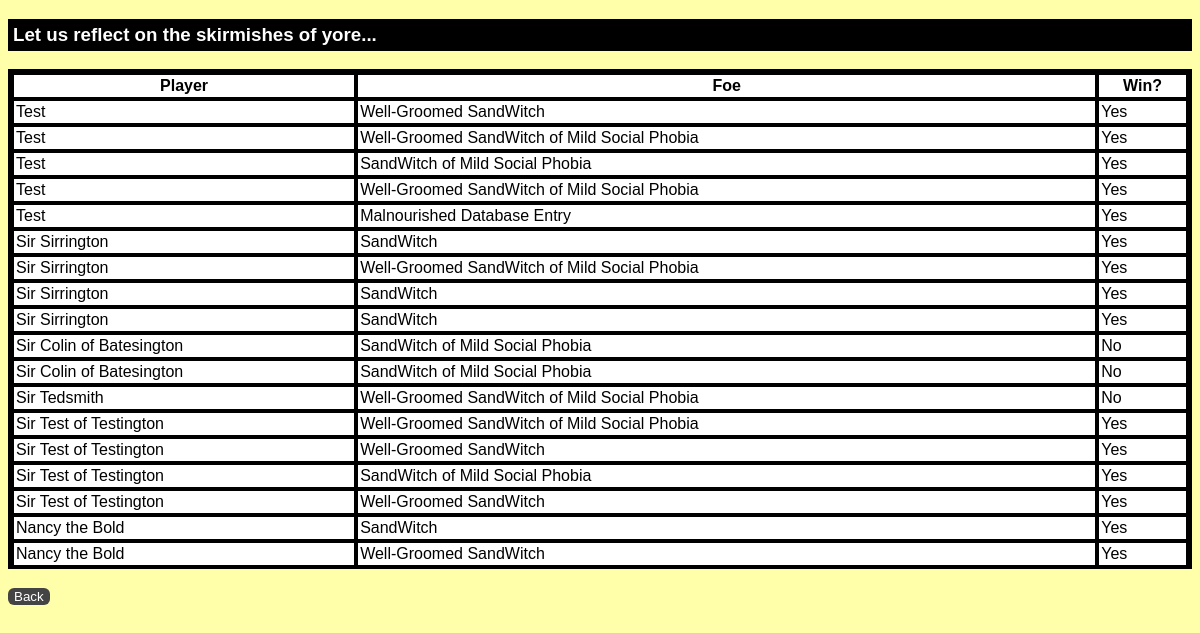
/fighthistory.php, run on the app's committed database.
### tables this page shows
CREATE TABLE IF NOT EXISTS `players` (
  `player_id` int(11) NOT NULL,
  `equipped_item_id` int(11) NOT NULL,
  `name` varchar(100) NOT NULL,
  `exp_until_lvlup` int(11) NOT NULL,
  `battles_left` int(11) NOT NULL
);

CREATE TABLE IF NOT EXISTS `monsters` (
`monster_id` int(11) NOT NULL,
  `monster_modifier` int(11) NOT NULL,
  `name` varchar(100) NOT NULL
);

CREATE TABLE IF NOT EXISTS `battleground` (
  `player_id` int(11) NOT NULL,
  `monster_id` int(11) NOT NULL,
  `equipment_reward_1` int(11) DEFAULT NULL,
  `equipment_reward_2` int(11) DEFAULT NULL,
  `exp_reward` int(11) NOT NULL,
  `battle_won` tinyint(1) NOT NULL
);

### fighthistory.php (the view, shortened to what this page needs)
<!DOCTYPE html>
<html>
	<head>
		<link rel="stylesheet" type="text/css" href="final.css">
	</head>
	<body>
		<h3>Let us reflect on the skirmishes of yore...</h3>
		<div class='scroll_table'><table class='scroll_table_width'>
			<tr><th>Player</th><th>Foe</th><th>Win?</th></tr>
		<?php
			$db = database_connect();
			$query = "SELECT player_id, monster_id, battle_won FROM battleground;";
			$result = $db->query($query);
			for($i = 0; $i < $result->num_rows; $i++) {
				$won = "";
				$result->data_seek($i);
				$row = $result->fetch_assoc();
				$query = "SELECT name FROM players WHERE player_id = " . $row['player_id'] . ";";
				$player_res = $db->query($query);
				$player_res->data_seek(0);
				$player_row = $player_res->fetch_assoc();
				$player_name = $player_row['name'];
				$query = "SELECT name FROM monsters WHERE monster_id = " . $row['monster_id'] . ";";
				$monster_res = $db->query($query);
				$monster_res->data_seek(0);
				$monster_row = $monster_res->fetch_assoc();
				$monster_name = $monster_row['name'];
				if ($row['battle_won'] == 0)
					$won = "No";
				else
					$won = "Yes";
				echo "<tr><td>" . $player_name . "</td><td>" . $monster_name . "</td><td>" . $won . "</td></tr>";
			}
		?>
		</table></div><br/>
		<a href='battleground.php'><button class='submit'>Back</button></a>
	</body>
</html>

### final.css (style rules this page uses)
h3 { color: white; background-color: black; padding: 5px; }
table, td, th { border: 1px solid black; padding: 2px; }
table { background-color: black; box-shadow: 2px 2px grey; }
td, th { background-color: white; }
body { font-family: "Arial Black", Gadget, sans-serif; background-color: #FFFFAA; }
.submit { background-color: #444; -moz-border-radius: 5px; -webkit-border-radius: 5px; border-radius:6px; color: #fff; text-decoration: none; cursor: pointer; border:none; }
.scroll_table { height: 500px; overflow-y: scroll; overflow-x: hidden; }
.scroll_table_width { width: 100%; }

### data on the page
players: name "Test"
monsters: name "Well-Groomed SandWitch"
battleground: battle_won "Yes"
monsters: name "Well-Groomed SandWitch of Mild Social Phobia"
battleground: battle_won "Yes"
monsters: name "SandWitch of Mild Social Phobia"
battleground: battle_won "Yes"
monsters: name "Well-Groomed SandWitch of Mild Social Phobia"
battleground: battle_won "Yes"
monsters: name "Malnourished Database Entry"
battleground: battle_won "Yes"
players: name "Sir Sirrington"
monsters: name "SandWitch"
battleground: battle_won "Yes"
monsters: name "Well-Groomed SandWitch of Mild Social Phobia"
battleground: battle_won "Yes"
monsters: name "SandWitch"
battleground: battle_won "Yes"
monsters: name "SandWitch"
battleground: battle_won "Yes"
players: name "Sir Colin of Batesington"
monsters: name "SandWitch of Mild Social Phobia"
battleground: battle_won "No"
monsters: name "SandWitch of Mild Social Phobia"
battleground: battle_won "No"
players: name "Sir Tedsmith"
monsters: name "Well-Groomed SandWitch of Mild Social Phobia"
battleground: battle_won "No"
players: name "Sir Test of Testington"
monsters: name "Well-Groomed SandWitch of Mild Social Phobia"
battleground: battle_won "Yes"
monsters: name "Well-Groomed SandWitch"
battleground: battle_won "Yes"
monsters: name "SandWitch of Mild Social Phobia"
battleground: battle_won "Yes"
monsters: name "Well-Groomed SandWitch"
battleground: battle_won "Yes"
players: name "Nancy the Bold"
monsters: name "SandWitch"
battleground: battle_won "Yes"
monsters: name "Well-Groomed SandWitch"
battleground: battle_won "Yes"
